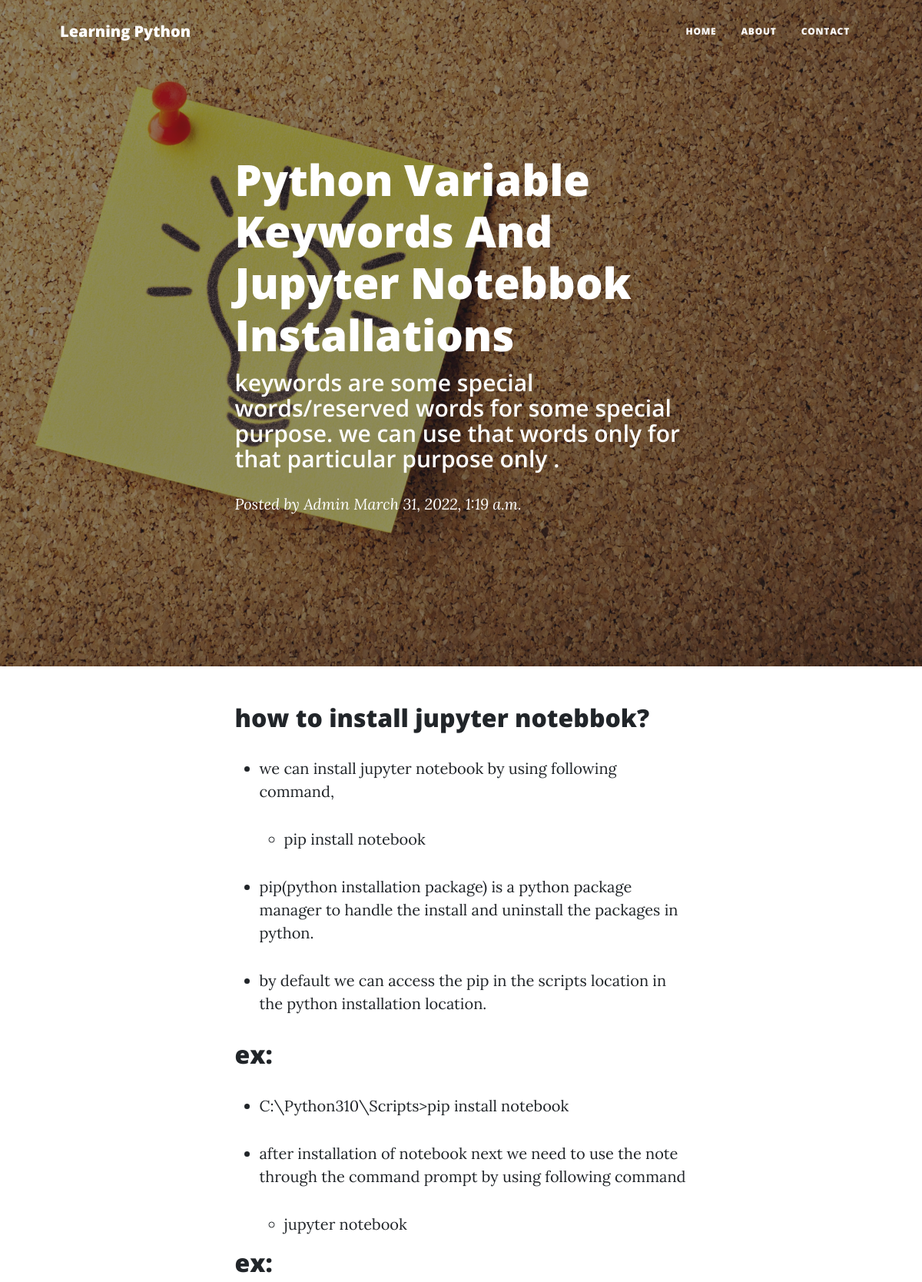
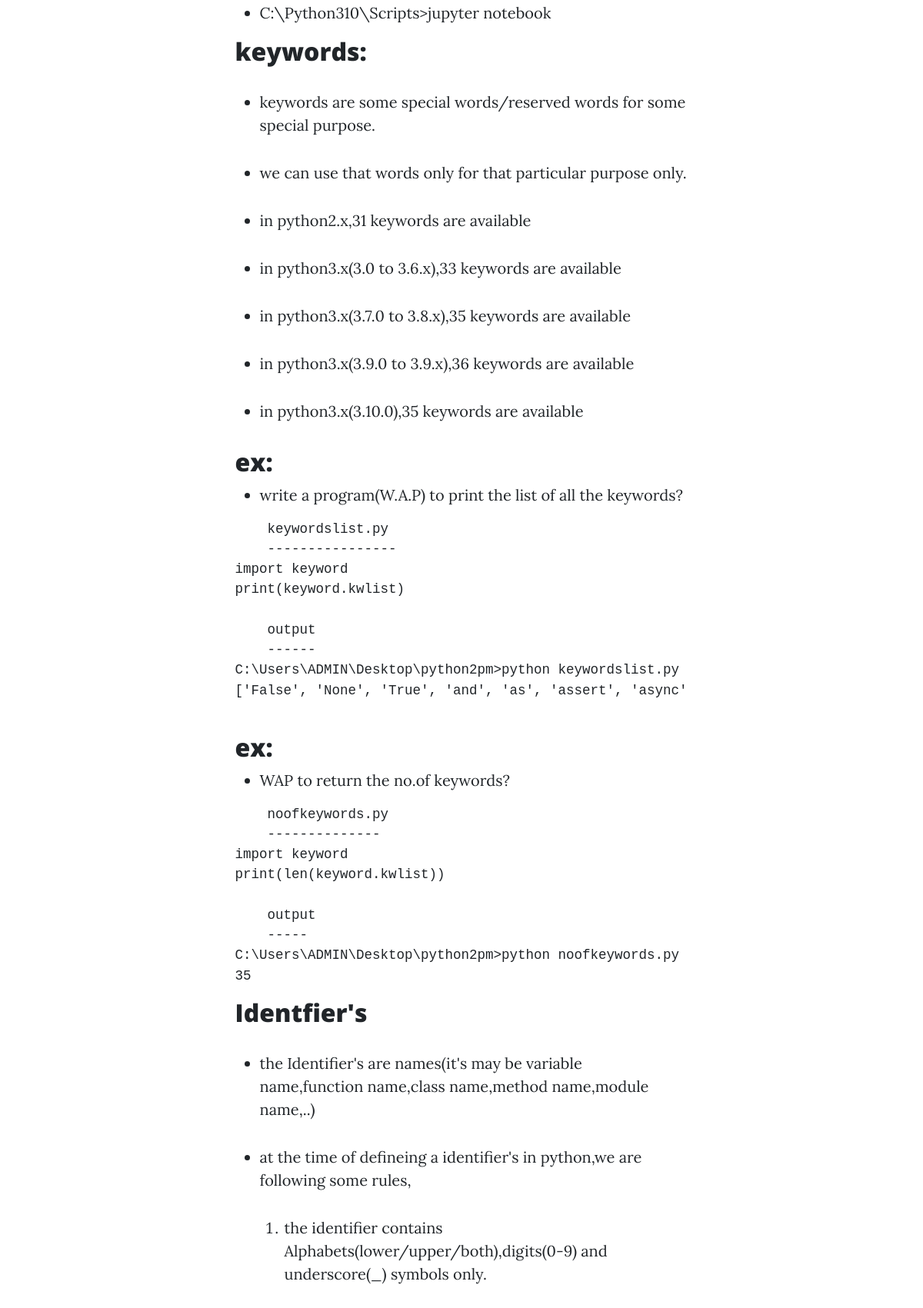
Screenshot of /post/posts-of-blog-5 (upper part) with the database file from the repository (2 pictures, top to bottom).
### blog/models.py (models this page shows, shortened)
class Posts(models.Model):
    title = models.CharField(max_length=255)
    slug = models.SlugField(max_length=255)
    sub_title = models.TextField()
    post = models.TextField()
    date = models.DateTimeField(auto_now=True)

### blog/views.py (the view)
# urls.py: path('post/<str:slug>',post,name='post'),
def post(req,slug):
    posts = Posts.objects.all().filter(slug = slug)
    context = {"blog_name":"Learning Python",
               "posts":posts,
               "linkdin_link" : "https://linkedin.com/in/shishir-patel-95a655180",
               "git_link" : "https://github.com/Shishir364",
               "tut_link" : ""
               }
    return render(req , "post.html",context)

### blog/templatetags/markdown_extras.py (called while the page is built)
@register.filter()
@stringfilter
def markdown(value):
    return md.markdown(value, extensions=['markdown.extensions.fenced_code'])

### blog/templates/post.html
{% extends 'base.html' %}
{% block content %}
{% load markdown_extras %}
        {% load static %}
        <header class="masthead" style='background-image: url("{% static 'img/post.jpg' %}")'>
            <div class="container position-relative px-4 px-lg-5">
                <div class="row gx-4 gx-lg-5 justify-content-center">
                    <div class="col-md-10 col-lg-8 col-xl-7">
                        {% for post in posts  %}
                        <div class="post-heading">
                            <h1>{{post.title}}</h1>
                            <h2 class="subheading">{{post.sub_title}}</h2>
                            <span class="meta">
                                Posted by
                                <a href="#!">Admin</a>
                                {{post.date}}
                            </span>
                        </div>
                    </div>
                </div>
            </div>
        </header>
        <article class="mb-4">
            <div class="container px-4 px-lg-5">
                <div class="row gx-4 gx-lg-5 justify-content-center">
                    <div class="col-md-10 col-lg-8 col-xl-7">
                        {{post.post| markdown | safe }}
                    </div>
                </div>
            </div>
        </article>
        {% endfor %}
       {% endblock %}

### rows the page displays
Posts: title "Python Variable Keywords And Jupyter Notebbok Installations", sub_title "keywords are some special words/reserved words for some special purpose. we can use that words only for that particular purpose only .", date "March 31, 2022, 1:19 a.m.", post "how to install jupyter notebbok? we can install jupyter notebook by using following command, pip install notebook pip(python installation package) is a python package manager to handle the install and uninstall the packages in python. by default we can access the pip in the scripts location in the python installation location. ex: C:\\Python310\\Scripts>pip install notebook after installation of notebook next we need to use the note through the command prompt by using following command jupyter notebook ex: C:\\Python310\\Scripts>jupyter notebook keywords: keywords are some special words/reserved words for some special purpose. we can use that words only for that particular purpose only. in…"

### other values shown
{{ blog_name }} "Learning Python"
